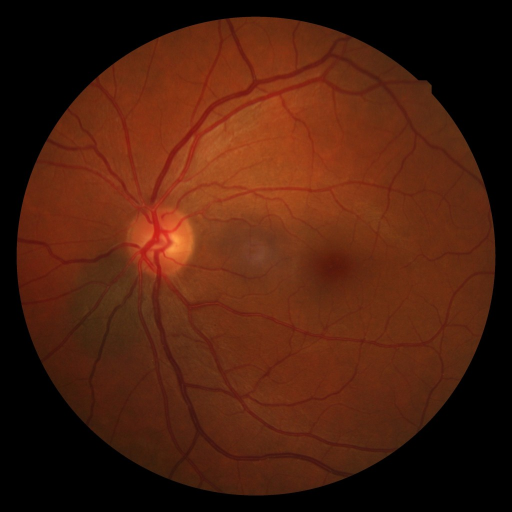
#> input picture images/retina.jpg, 1024 x 1024 px (shown at 1/2 size)
$ jupyter execute 'OpenCV - Convolutions, Histogram and Thresholding.ipynb'
#> lines starting #> are read from the running program, lines starting #| are printed output that depends on the picture
# 1 - What are image convolutions?

Basically, the process of convolution in images is an *element-wise multiplication of two matrices followed by a sum* [1]. The main idea follows these three steps:

<ol>
    <li>Take two matrices (which both have the same dimensions).</li>
    <li>Multiply them, element-by-element (i.e., not the dot product, just a simple multiplication).</li>
    <li>Sum the elements together.</li>
</ol>

# 2 - What are these matrices?

To understand the meaning of the matrices, we can make an analogy of ``Big Matrix`` and ``Tiny Matrix``, being the ``Big Matrix`` is an image and the ``Tiny Matrix`` is the kernel. The center of the kernel should be positioned at the top left of the image, also slide from left to right and top to bottom, applying a mathematical operation (i.e., a convolution) at each (x, y)-coordinate of the original image.

<center>
    <figure style="margin-top:20px">

        <figcaption style="margin-top:20px">Figura 1 - Kernel sliding from left to right and up to bottom over the  ``Big Matrix`` [1].</figcaption>
    </figure>
</center>

Now we already know the base of convolution and the meaning of kernels, some questions may appear, like:

<ol>
    <li>
        <b>What is the purpose of the convolution?</b><br/>
        Produce a new image based on pre-defined kernel and the ``Big Matrix``, where this new image has the same dimension that ``Big Matrix``.
    </li>
    <li>
        <b>What will we gain with that technique?</b><br/>
        With this tool, we win several ''filters", as blurring and sharpening, also an important aid for edge detections, noise removal, etc.
    </li>
</ol>

<center>
    <figure style="margin-top:20px">

        <figcaption style="margin-top:20px">Figura 2 - Examples of convolutions [1].</figcaption>
    </figure>
</center>

For more informations about kernels and convolution, look the references [2] [3].

# 3 - Implementation

To implement a convolution, we can follow the following steps:

<ol>
    <li>Obtain an input image.</li>
    <li>Obtain a kernel matrix that we are going to apply to the input image.</li>
    <li>Create an output image to store the output of the image convolved with the kernel.</li>
    <li>
        For each pixel of input image, do:
        <ol>
            <li>Select an (x, y)-coordinate from the original image.</li>
            <li>Place the center of the kernel at this (x, y)-coordinate.</li>
            <li>Take the element-wise multiplication of the input image region and the kernel, then sum
    up the values of these multiplication operations into a single value. The sum of these
    multiplications is called the kernel output.</li>
            <li>Use the same (x, y)-coordinates from step A, but this time, store the kernel output at the
    same (x, y)-location as the output image.</li>
        </ol>
    </li>
</ol>

<div class="alert alert-info">
<b>Let's start coding.</b>
</div>

[cell 1]
# Importing OpenCV, Numpy and pyplot
import cv2
import numpy as np
from matplotlib import pyplot as plt
from skimage.exposure import rescale_intensity as rescale

[cell 2]
# Defining the function to convolve images
def convolve(img, kernel):
    # Obtaining the shape of matrices
    i_rows, i_cols = img.shape[:2]
    k_rows, k_cols = kernel.shape[:2]

    # Discovering how many pixels is needed to surround the image
    pad_r = k_rows // 2
    pad_c = k_cols // 2

    output = np.zeros((i_rows,i_cols), dtype='float')

    img = cv2.copyMakeBorder(img, pad_r, pad_r, pad_c, pad_c, cv2.BORDER_CONSTANT)

    for i in range(0, i_rows):
        for j in range(0, i_cols):
            # Creating a window of same width and height of kernel
            crop = img[i : i + (pad_r * 2) + 1, j : j + (pad_c * 2) + 1]

            # Applying product operation
            result = (crop * kernel).sum()

            # Storing the result
            output[i,j] = result

    output = rescale(output, in_range=(0, 255))
    output = (output * 255).astype("uint8")

    return output

## 3.1) Kernels

Before we start our tests, let's define some kernels:

<table style="float:left;margin-left:150px">
    <tr>
        <th>Operation</th>
        <th>Kernel</th>
        <th>Image</th>
    </tr>
    <tr>
        <td>Identity</td>
        <td>
            $$\begin{matrix}
             0 & 0 & 0 \\
             0 & 1 & 0 \\
             0 & 0 & 0
             \end{matrix}$$
        </td>
        <td>

        </td>
    </tr>
    <tr>
        <td>Sobel X</td>
        <td>
            $$\begin{matrix}
             -1 & 0 & 1 \\
             -2 & 0 & 2 \\
             -1 & 0 & 1
             \end{matrix}$$
        </td>
        <td>

        </td>
    </tr>
    <tr>
        <td>Sobel Y</td>
        <td>
            $$\begin{matrix}
             -1 & -2 & -1 \\
             0 & 0 & 0 \\
             1 & 2 & 1
             \end{matrix}$$
        </td>
        <td>

        </td>
    </tr>
    <tr>
        <td>Laplacian</td>
        <td>
            $$\begin{matrix}
             0 & 1 & 0 \\
             1 & -4 & 1 \\
             0 & 1 & 0
             \end{matrix}$$
        </td>
        <td>

        </td>
    </tr>
</table>

<table style="float:right;margin-right:150px">
    <tr>
        <th>Operation</th>
        <th>Kernel</th>
        <th>Image</th>
    </tr>
    <tr>
        <td>Emboss</td>
        <td>
            $$\begin{matrix}
             -2 & -1 & 0 \\
             -1 & 1 & 1 \\
             0 & 1 & 2
             \end{matrix}$$
        </td>
        <td>

        </td>
    </tr>
    <tr>
        <td>Sharpen</td>
        <td>
            $$\begin{matrix}
             0 & -1 & 0 \\
             -1 & 5 & -1 \\
             0 & -1 & 0
             \end{matrix}$$
        </td>
        <td>

        </td>
    </tr>
    <tr>
        <td>Blur</td>
        <td>
            $$\begin{matrix}
             \frac{1}{9} & \frac{1}{9} & \frac{1}{9} \\
             \frac{1}{9} & \frac{1}{9} & \frac{1}{9} \\
             \frac{1}{9} & \frac{1}{9} & \frac{1}{9}
             \end{matrix}$$
        </td>
        <td>

        </td>
    </tr>
    <tr>
        <td>Gaussian Blur</td>
        <td>
            $$\begin{matrix}
             1 & 2 & 1 \\
             2 & 4 & 2 \\
             1 & 2 & 1
             \end{matrix}$$
        </td>
        <td>

        </td>
    </tr>
</table>

[cell 3]
identity = np.array(([0, 0, 0],
                     [0, 1, 0],
                     [0, 0, 0]), dtype="int")

sobelX = np.array(([-1, 0, 1],
                   [-2, 0, 2],
                   [-1, 0, 1]), dtype="int")

sobelY = np.array(([-1, -2, -1],
                   [0, 0, 0],
                   [1, 2, 1]), dtype="int")

sharpen = np.array(([0, -1, 0],
                    [-1, 5, -1],
                    [0, -1, 0]), dtype="int")

blur = np.ones((3,3), dtype='float') / 9

laplacian = np.array(([0, 1, 0],
                      [1, -4, 1],
                      [0, 1, 0]), dtype="int")

emboss = np.array(([-2, -1, 0],
                   [-1, 1, 1],
                   [0, 1, 2]), dtype="int")

gaussian = np.array(([1, 4, 1],
                     [2, 4, 2],
                     [1, 2, 1]), dtype="float") / 16

<div class="alert alert-info">
<b>Let's test.</b>
</div>

[cell 4]
retina = cv2.imread('images/retina.jpg', 0)
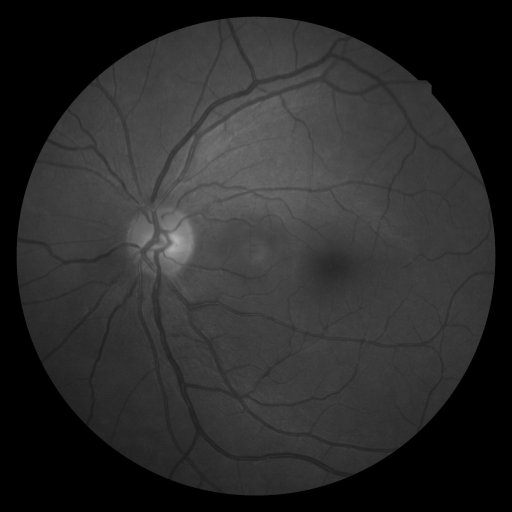
#> retina: shape (1024, 1024) (shown at 1/2 size); min 0, max 177, mean 42.9

# Shape of image
rows, cols = retina.shape

# Scale factor
scale = 0.5

# Scaled image
retina = cv2.resize(retina, (round(scale * cols), round(scale * rows)))
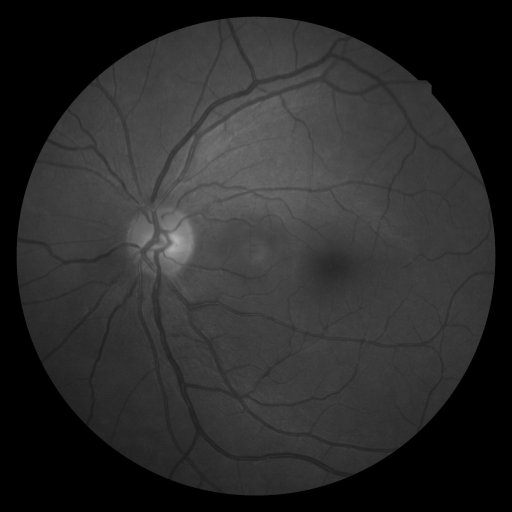
#> retina: shape (512, 512); min 0, max 176, mean 43

result_identity = convolve(retina, identity)
result_sobelx = convolve(retina, sobelX)
#> after the loop in convolve (call 2), `for i in range(0, i_rows):`:
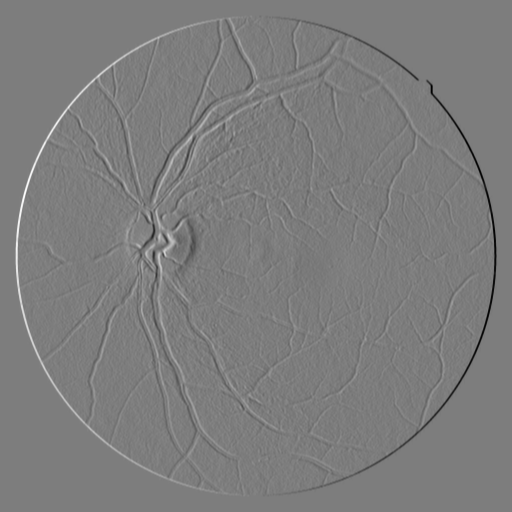
#> output: shape (512, 512) float64; min -221, max 229, mean 0; drawn with min black and max white
#> in convolve (call 2), `output = rescale(output, in_range=(0, 255))`:
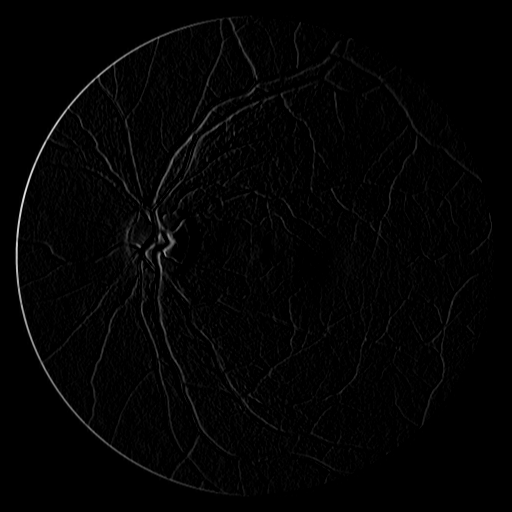
#> output: shape (512, 512) float64; min 0, max 0.898, mean 0.0136
result_sobely = convolve(retina, sobelY)
#> after the loop in convolve (call 3), `for i in range(0, i_rows):`:
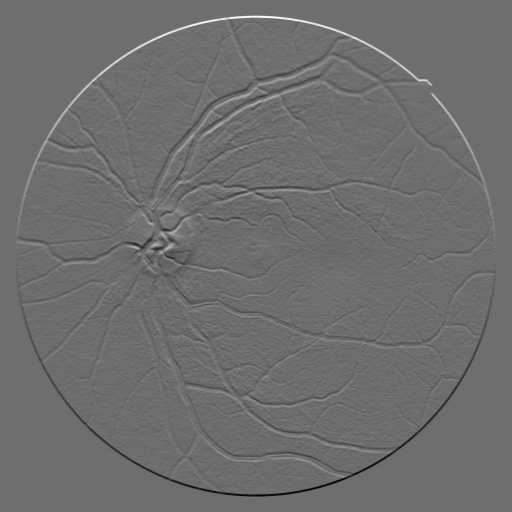
#> output: shape (512, 512) float64; min -188, max 246, mean 0; drawn with min black and max white
#> in convolve (call 3), `output = rescale(output, in_range=(0, 255))`:
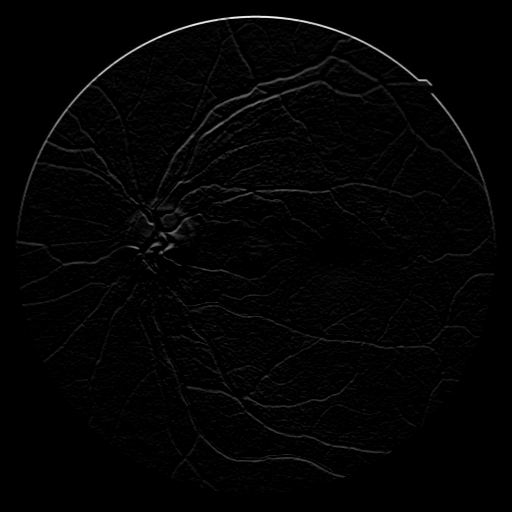
#> output: shape (512, 512) float64; min 0, max 0.965, mean 0.0139
result_sharpen = convolve(retina, sharpen)
#> after the loop in convolve (call 4), `for i in range(0, i_rows):`:
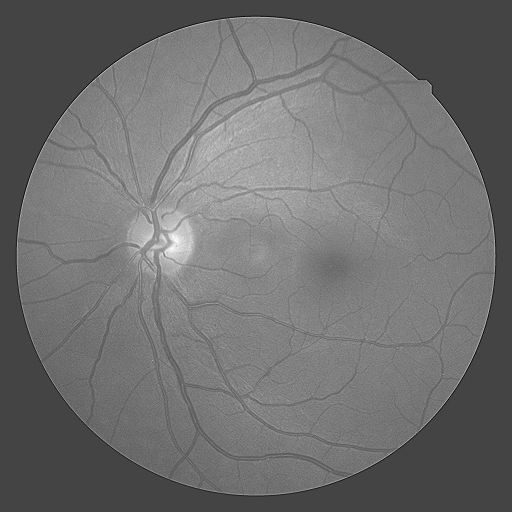
#> output: shape (512, 512) float64; min -70, max 189, mean 43; drawn with min black and max white
result_blur = convolve(retina, blur)
result_laplacian = convolve(retina, laplacian)
#> after the loop in convolve (call 6), `for i in range(0, i_rows):`:
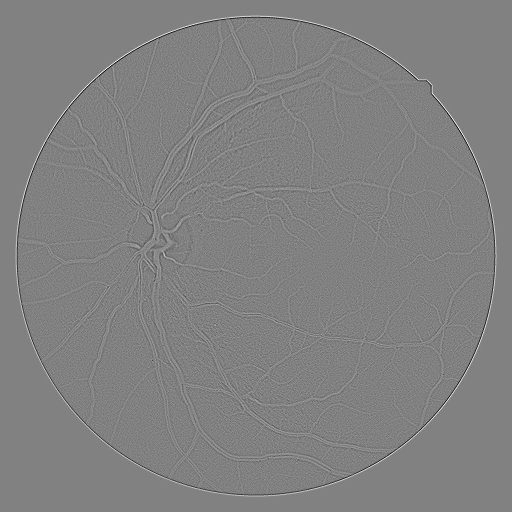
#> output: shape (512, 512) float64; min -79, max 77, mean 0; drawn with min black and max white
#> in convolve (call 6), `output = rescale(output, in_range=(0, 255))`:
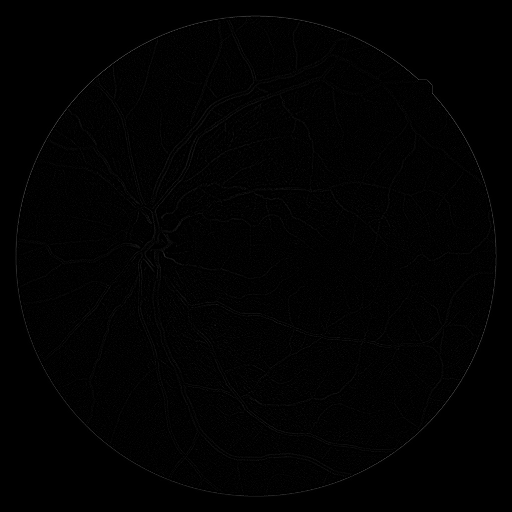
#> output: shape (512, 512) float64; min 0, max 0.302, mean 0.00599
result_emboss = convolve(retina,emboss)
#> after the loop in convolve (call 7), `for i in range(0, i_rows):`:
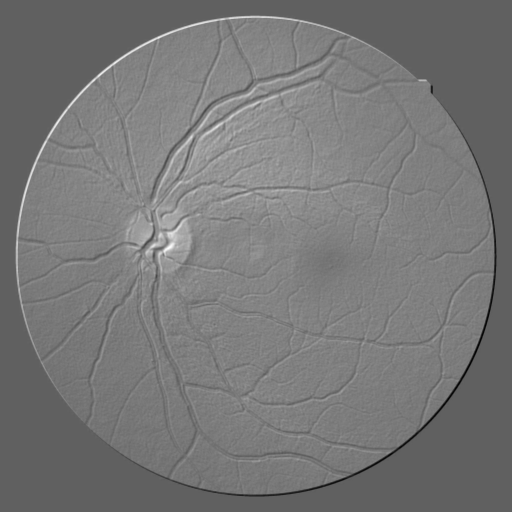
#> output: shape (512, 512) float64; min -182, max 298, mean 43; drawn with min black and max white
#> (the rest of the program and of its run is left out)
